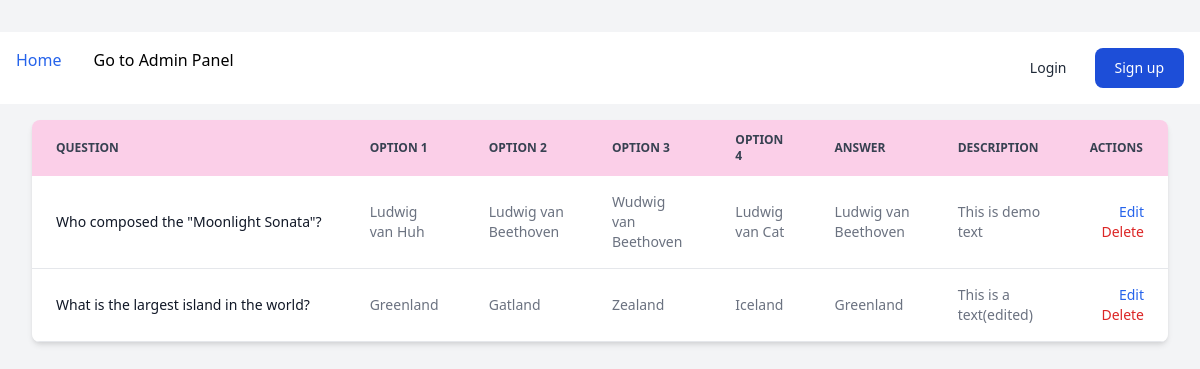
Before: / with the older database file.
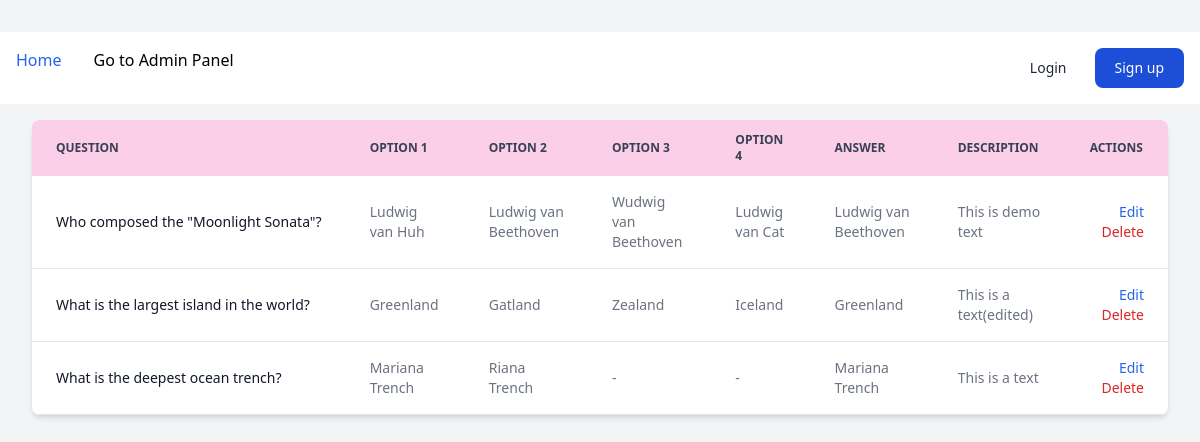
After: the same page with the newer database file.
### qnapp/models.py (models this page shows, shortened)
class AllQuestions(models.Model):
    id = models.AutoField(primary_key=True)
    Question_Title = models.TextField()
    Option_1 = models.TextField()
    Option_2 = models.TextField()
    Option_3 = models.TextField()
    Option_4 = models.TextField()
    Answer = models.TextField()
    Description = models.TextField()
    class Meta:
        constraints = [
            models.CheckConstraint(
                check=models.Q(Answer=models.F('Option_1')) |
                      models.Q(Answer=models.F('Option_2')) |
                      models.Q(Answer=models.F('Option_3')) |
                      models.Q(Answer=models.F('Option_4')),
                name="answer_matches_option"
            )
        ]

### qnapp/views.py (the view)
# urls.py: path('', question_list_view, name='question_list'),
def question_list_view(request):
    questions = AllQuestions.objects.all()
    return render(request, 'question_list.html', {'questions': questions})

### templates/question_list.html (shortened to what this page needs)
<!DOCTYPE html>
<html>
<head>
    <link href="https://cdn.jsdelivr.net/npm/tailwindcss@2.2.19/dist/tailwind.min.css" rel="stylesheet">
</head>
<body class="bg-gray-100 py-8">
    <header>
        <nav class="bg-white border-gray-200 dark:bg-gray-900">
            <div class="flex flex-wrap items-center justify-between max-w-screen-xl mx-auto p-4">
                <div class="flex items-center md:order-2 space-x-1 md:space-x-2 rtl:space-x-reverse">
                    <a href="#" class="text-gray-800 dark:text-white hover:bg-gray-50 focus:ring-4 focus:ring-gray-300 font-medium rounded-lg text-sm px-4 py-2 md:px-5 md:py-2.5 dark:hover:bg-gray-700 focus:outline-none dark:focus:ring-gray-800">Login</a>
                    <a href="#" class="text-white bg-blue-700 hover:bg-blue-800 focus:ring-4 focus:ring-blue-300 font-medium rounded-lg text-sm px-4 py-2 md:px-5 md:py-2.5 dark:bg-blue-600 dark:hover:bg-blue-700 focus:outline-none dark:focus:ring-blue-800">Sign up</a>
                </div>
                <div id="mega-menu-icons" class="items-center justify-between hidden w-full md:flex md:w-auto md:order-1">
                    <ul class="flex flex-col mt-4 font-medium md:flex-row md:mt-0 md:space-x-8 rtl:space-x-reverse">
                        <li>
                            <a href="#" class="block py-2 px-3 text-blue-600 border-b border-gray-100 hover:bg-gray-50 md:hover:bg-transparent md:border-0 md:hover:text-blue-600 md:p-0 dark:text-blue-500 md:dark:hover:text-blue-500 dark:hover:bg-gray-700 dark:hover:text-blue-500 md:dark:hover:bg-transparent dark:border-gray-700" aria-current="page">Home</a>
                        </li>
                        <div class="md:ml-auto">
                            <a href="{% url 'admin:index' %}" class="text-600 hover:text-blue-800 mb-4 block">Go to Admin Panel</a>
                        </div>
                    </ul>
                </div>
            </div>
        </nav>
    </header>
    <div class="max-w-7xl mx-auto px-4 sm:px-6 lg:px-8">
        <div class="relative overflow-x-auto shadow-md sm:rounded-lg">
            <table class="w-full text-sm text-left rtl:text-right text-gray-500 dark:text-gray-400">
                <thead class="text-xs text-gray-700 uppercase bg-pink-200 dark:bg-gray-700 dark:text-gray-400">
                    <tr>
                        <th scope="col" class="px-6 py-3">Question</th>
                        <th scope="col" class="px-6 py-3">Option 1</th>
                        <th scope="col" class="px-6 py-3">Option 2</th>
                        <th scope="col" class="px-6 py-3">Option 3</th>
                        <th scope="col" class="px-6 py-3">Option 4</th>
                        <th scope="col" class="px-6 py-3">Answer</th>
                        <th scope="col" class="px-6 py-3">Description</th>
                        <th scope="col" class="px-6 py-3">Actions</th>
                    </tr>
                </thead>
                <tbody>
                    {% for question in questions %}
                        <tr class="bg-white border-b dark:bg-gray-800 dark:border-gray-700 hover:bg-gray-50 dark:hover:bg-gray-600">
                            <td class="px-6 py-4 font-medium text-gray-900 whitespace-nowrap dark:text-white">{{ question.Question_Title }}</td>
                            <td class="px-6 py-4">{{ question.Option_1 }}</td>
                            <td class="px-6 py-4">{{ question.Option_2 }}</td>
                            <td class="px-6 py-4">{{ question.Option_3 }}</td>
                            <td class="px-6 py-4">{{ question.Option_4 }}</td>
                            <td class="px-6 py-4">{{ question.Answer }}</td>
                            <td class="px-6 py-4">{{ question.Description }}</td>
                            <td class="px-6 py-4 text-right">
                                <a href="{% url 'admin:qnapp_allquestions_change' question.id %}" class="font-medium text-blue-600 dark:text-blue-500 hover:underline">Edit</a>
                                <form method="post" action="{% url 'admin:qnapp_allquestions_delete' question.id %}" style="display: inline;">
                                    <button type="submit" onclick="return confirm('Are you sure you want to delete this question?')" class="font-medium text-red-600 dark:text-red-500 hover:underline">Delete</button>
                                </form>
                            </td>
                        </tr>
                    {% endfor %}
                </tbody>
            </table>
        </div>
    </div>
</body>
</html>

Changed rows visible on the page:
added AllQuestions: Question_Title "What is the deepest ocean trench?", Option_1 "Mariana Trench", Option_2 "Riana Trench", Option_3 "-", Option_4 "-", Answer "Mariana Trench", Description "This is a text"
